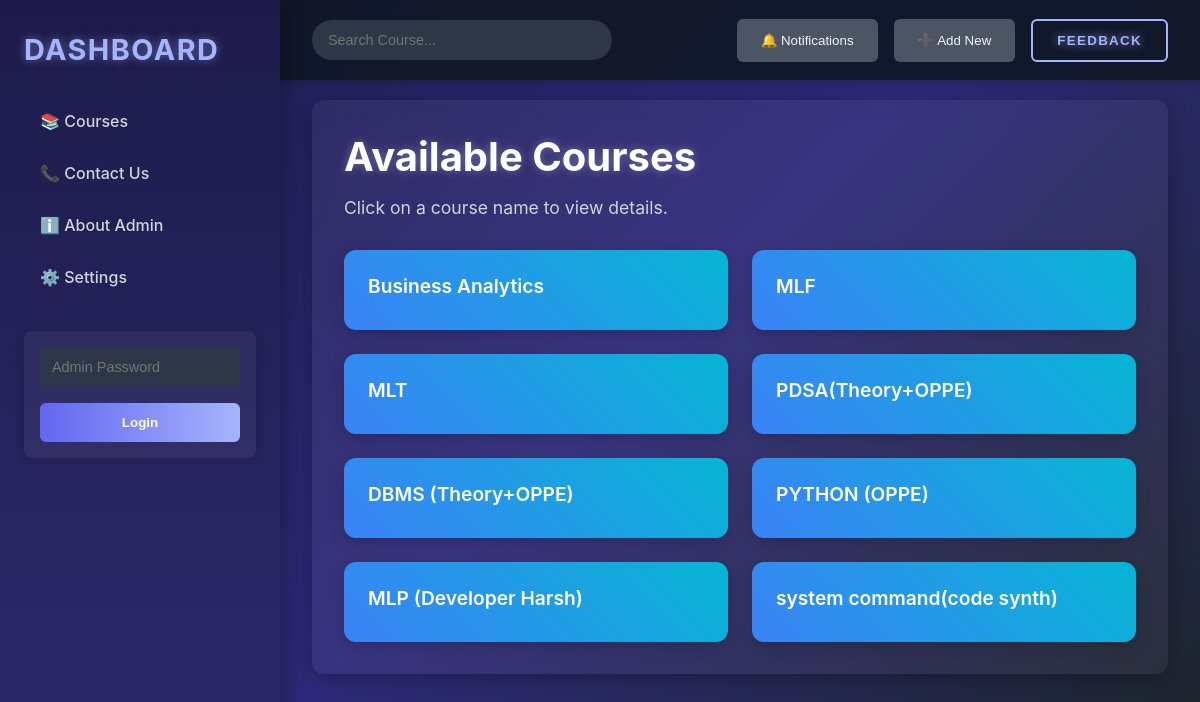
/dashboard, run on the app's committed database.
### tables this page shows
CREATE TABLE courses (
            id INTEGER PRIMARY KEY AUTOINCREMENT,
            name TEXT NOT NULL
        );

### app.py (the view)
@app.route('/dashboard', methods=['GET', 'POST'])
def course_view():
    conn = sqlite3.connect('database.db')
    c = conn.cursor()
    c.execute('SELECT * FROM courses')
    courses = c.fetchall()
    conn.close()
    admin_mode = session.get('admin_mode', False)
    return render_template('course_view.html', courses=courses, admin_mode=admin_mode)

### templates/course_view.html (shortened to what this page needs)
<!DOCTYPE html>
<html lang="en">
<head>
</head>
<body>
    <div class="sidebar">
        <h2>Dashboard</h2>
        <a href="{{ url_for('course_view') }}">📚 Courses</a>
        <a href="#">📞 Contact Us</a>
        <a href="#">ℹ️ About Admin</a>
        <a href="#">⚙️ Settings</a>
        {% if not session['admin_mode'] %}
            <form class="admin-login-form" action="{{ url_for('admin_login') }}" method="post">
                <input class="password-input" type="password" name="password" placeholder="Admin Password" required>
                <button class="btn login-btn" type="submit">Login</button>
            </form>
        {% else %}
            <a href="{{ url_for('admin_add_course') }}">➕ Add Course</a>
            <a href="{{ url_for('admin_backup') }}">🗄️ Backup & Restore</a>
            <a href="{{ url_for('admin_logout') }}">🚪 Exit Admin</a>
        {% endif %}
    </div>
    <div class="navbar">
        <input type="text" id="globalSearch" class="global-search" placeholder="Search Course...">
        <div class="navbar-buttons">
            <button class="nav-btn">🔔 Notifications</button>
            <button class="nav-btn">➕ Add New</button>
            <button class="glowing-btn" onclick="window.open('https://forms.gle/SLZd26VnmRVESt6p9', '_blank')">
                <span class="glowing-txt">F<span class="faulty-letter">E</span>EDBACK</span>
            </button>
        </div>
    </div>
    <div class="main-content">
        <div class="container">
            <h1 class="page-title">Available Courses</h1>
            <p class="page-description">Click on a course name to view details.</p>
            {% if courses %}
            <div class="course-grid" id="courseList">
                {% for course in courses %}
                    <div class="course-card" data-href="{{ url_for('course_detail', course_id=course[0]) }}">
                        <a class="course-link" href="{{ url_for('course_detail', course_id=course[0]) }}">{{ course[1] }}</a>
                    </div>
                {% endfor %}
            </div>
            {% else %}
                <p class="no-courses">No courses available.</p>
            {% endif %}
        </div>
    </div>
</body>
</html>

### templates/course_view.html (style rules this page uses)
* { margin: 0; padding: 0; box-sizing: border-box; scrollbar-width: thin; scrollbar-color: #6b7280 #1f2937; }
body { font-family: 'Inter', -apple-system, BlinkMacSystemFont, 'Segoe UI', Roboto, sans-serif; background: linear-gradient(135deg, #1e1b4b 0%, #2e2a7a 50%, #1c2526 100%); color: #f3f4f6; min-height: 100vh; overflow-x: hidden; display: flex; transition: background 1s ease; }
.sidebar { width: 280px; background: linear-gradient(180deg, #1e1b4b 0%, #2d2a6e 100%); padding: 2rem 1.5rem; position: fixed; top: 0; left: 0; height: 100vh; box-shadow: 4px 0 20px rgba(0, 0, 0, 0.3); z-index: 1000; transition: transform 0.3s ease, width 0.3s ease; }
.sidebar h2 { font-size: 1.8rem; font-weight: 700; color: #a5b4fc; margin-bottom: 2rem; text-transform: uppercase; letter-spacing: 0.05em; text-shadow: 0 0 10px rgba(165, 180, 252, 0.5); }
.sidebar a { display: flex; align-items: center; padding: 0.75rem 1rem; margin: 0.5rem 0; color: #d1d5db; text-decoration: none; font-size: 1rem; font-weight: 500; border-radius: 8px; transition: all 0.3s ease; position: relative; overflow: hidden; }
.sidebar a::before { content: ''; position: absolute; left: 0; top: 0; height: 100%; width: 4px; background: #a5b4fc; opacity: 0; transition: opacity 0.3s ease; }
.admin-login-form { margin-top: 2rem; padding: 1rem; background: rgba(255, 255, 255, 0.05); border-radius: 8px; box-shadow: 0 2px 10px rgba(0, 0, 0, 0.2); }
.password-input { width: 100%; padding: 0.75rem; margin-bottom: 1rem; border: none; border-radius: 6px; background: #2d3748; color: #f3f4f6; font-size: 0.9rem; transition: all 0.3s ease; }
.btn.login-btn { width: 100%; padding: 0.75rem; background: linear-gradient(90deg, #6366f1, #a5b4fc); border: none; border-radius: 6px; color: #ffffff; font-weight: 600; cursor: pointer; transition: all 0.3s ease; }
.navbar { position: fixed; top: 0; left: 280px; right: 0; height: 80px; background: rgba(17, 24, 39, 0.95); backdrop-filter: blur(10px); padding: 0 2rem; display: flex; align-items: center; justify-content: space-between; box-shadow: 0 2px 10px rgba(0, 0, 0, 0.2); z-index: 900; }
.global-search { width: 300px; padding: 0.75rem 1rem; border: none; border-radius: 20px; background: #2d3748; color: #f3f4f6; font-size: 0.9rem; transition: all 0.3s ease; }
.navbar-buttons { display: flex; gap: 1rem; }
.nav-btn { padding: 0.75rem 1.5rem; background: #4b5563; border: none; border-radius: 6px; color: #f3f4f6; font-weight: 500; cursor: pointer; transition: all 0.3s ease; }
.glowing-btn { position: relative; padding: 0.75rem 1.5rem; border: 2px solid #a5b4fc; border-radius: 6px; background: none; color: #a5b4fc; font-family: 'Raleway', sans-serif; font-weight: 700; text-transform: uppercase; letter-spacing: 0.1em; cursor: pointer; overflow: hidden; transition: all 0.3s ease; }
.glowing-btn::before { content: ''; position: absolute; top: 0; left: -100%; width: 100%; height: 100%; background: linear-gradient(90deg, transparent, rgba(165, 180, 252, 0.4), transparent); transition: all 0.5s ease; }
.glowing-txt { text-shadow: 0 0 10px rgba(165, 180, 252, 0.7); }
.faulty-letter { animation: faulty-flicker 2s linear infinite; }
.main-content { margin-left: 280px; padding: 100px 2rem 2rem; width: calc(100% - 280px); min-height: 100vh; }
.container { background: rgba(255, 255, 255, 0.05); backdrop-filter: blur(10px); padding: 2rem; border-radius: 12px; box-shadow: 0 4px 20px rgba(0, 0, 0, 0.3); max-width: 1200px; margin: 0 auto; }
.page-title { font-size: 2.5rem; font-weight: 700; color: #ffffff; text-shadow: 0 0 10px rgba(255, 255, 255, 0.3); margin-bottom: 1rem; }
.page-description { font-size: 1.1rem; color: #d1d5db; margin-bottom: 2rem; }
.course-grid { display: grid; grid-template-columns: repeat(auto-fit, minmax(250px, 1fr)); gap: 1.5rem; }
.course-card { background: linear-gradient(45deg, #3b82f6 0%, #06b6d4 100%); border-radius: 12px; padding: 1.5rem; box-shadow: 0 4px 15px rgba(0, 0, 0, 0.2); transition: all 0.3s ease; cursor: pointer; position: relative; overflow: hidden; }
.course-card::before { content: ''; position: absolute; top: 0; left: -100%; width: 100%; height: 100%; background: linear-gradient(90deg, transparent, rgba(255, 255, 255, 0.2), transparent); transition: all 0.5s ease; }
.course-link { color: #ffffff; text-decoration: none; font-size: 1.2rem; font-weight: 600; display: block; margin-bottom: 0.5rem; }

### data on the page
courses: name "Business Analytics"
courses: name "MLF"
courses: name "MLT"
courses: name "PDSA(Theory+OPPE)"
courses: name "DBMS (Theory+OPPE)"
courses: name "PYTHON (OPPE)"
courses: name "MLP (Developer Harsh)"
courses: name "system command(code synth)"
